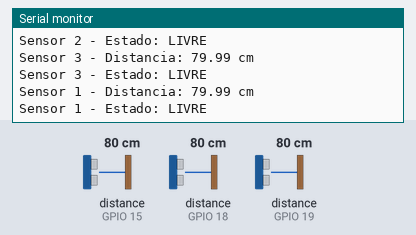
A program run on a simulated ESP32. On the bench: the last lines printed to the serial monitor. Wiring (inferred from the names in the program): 3 × ultrasonic range finder: trigger GPIO 21, echo GPIO 15 / trigger GPIO 22, echo GPIO 19 / trigger GPIO 23, echo GPIO 18. The inputs (shaded band) are chosen by the test bench; at power-on: distance to the obstacle (sensors on GPIO 15, GPIO 18, GPIO 19) 80 cm. The echo pulse lasts 58.3 µs per cm; WiFi joins after 1.5 s; servers stay silent unless stated; no MQTT or app messages arrive unless stated; not simulated (calls return 0 or success): secrets.h; names the files do not define were given values by the test bench: MQTT_PORT = 1883.

Above: at 2.7 s.
2.8 s: distance to the obstacle (sensor on GPIO 15) set to 33 cm
At 3.03 s:
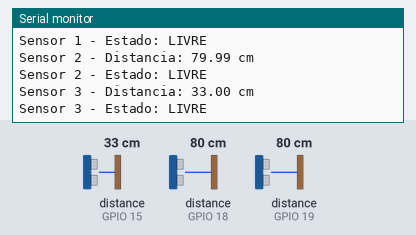
5.2 s: distance to the obstacle (sensor on GPIO 15) set to 29 cm
At 7.51 s:
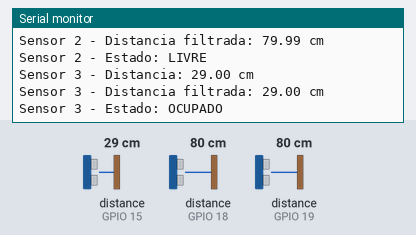
Timing chart, 0 to 9.0 s (numbered marks = the images above; inputs shaded):
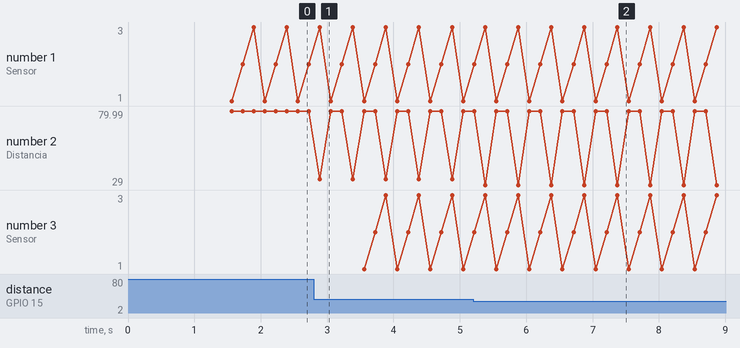

Measured:
- the behaviour switches between 31 and 30 cm on distance to the obstacle (sensor on GPIO 15) (found by bisection; images 1 and 2)
- after the input at 2.8 s, the serial monitor: prints a new line after 0.09 s (image 1)
- after the input at 5.2 s, the serial monitor: prints a new line after 0.18 s (image 2)

The program:

main.cpp
```cpp
// Projeto: Monitoramento de ocupacao com ESP32
#include <Arduino.h>
#include <WiFi.h>
#include <PubSubClient.h>
#include "secrets.h"

///////////////////////////////////////////////////////////////// DEFINIÇÃO DOS PINOS DO SENSOR HCSR04 ////////////////////////////////////////////////////////////////////////////////////////////////////////
// SENSOR 1
#define TRIG1 23
#define ECHO1 18

// SENSOR 2
#define TRIG2 22
#define ECHO2 19

// SENSOR 3
#define TRIG3 21
#define ECHO3 15

///////////////////////////////////////////////////////////// ESTRUTURA DE DADOS DOS SENSORES /////////////////////////////////////////////////////////////
struct Sensor
{
    int numero;
    int trig;
    int echo;

    float leituras[5];
    int indiceLeitura = 0;
    int quantidadeLeituras = 0;

    float distanciaFiltrada = 0;
    bool filtroPronto = false;

    bool ocupado = false;

    int contadorOcupado = 0;
    int contadorLivre = 0;

    bool estadoAnterior = false;
};

// INSTÂNCIAS DOS TRÊS SENSORES
Sensor sensor1;
Sensor sensor2;
Sensor sensor3;

//////////////////////////////////////////// CONFIGURAÇÃO DOS PINOS DE CADA SENSOR ////////////////////////////////////////////
void configurarSensores()
{
    sensor1.numero = 1;
    sensor1.trig = TRIG1;
    sensor1.echo = ECHO1;

    sensor2.numero = 2;
    sensor2.trig = TRIG2;
    sensor2.echo = ECHO2;

    sensor3.numero = 3;
    sensor3.trig = TRIG3;
    sensor3.echo = ECHO3;
}
////////////////////////////////////////////////////////// BLOCO DE VARIÁVEIS GLOBAIS ////////////////////////////////////////////////////////////////////////////////////////////////////////

unsigned long ultimaLeitura = 0; // Responsável por armazenar o tempo da última leitura do sensor HCSR04
unsigned long ultimaPublicacao = 0; // Responsável por armazenar o tempo da última publicação MQTT

unsigned long ultimaTentativaMQTT = 0; // Responsável por armazenar o tempo da última tentativa de conexão MQTT
const unsigned long intervaloReconexaoMQTT = 5000; // Tempo por tentativa de reconexão MQTT (5 segundos)

// Nossas funções
void lerDistancia(Sensor &sensor); // Função que realiza a leitura do sensor HCSR04 e armazena no vetor de leituras
void ordenarLeituras(float vetor[]); // Função que ordena o vetor de leituras válidas utilizando o algoritmo Bubble Sort
float calcularMediana(Sensor &sensor); // Função que calcula a mediana das últimas 5 leituras válidas do sensor HCSR04
void verificarOcupacao(Sensor &sensor); // Função que verifica se o espaço está ocupado ou livre com base na distância filtrada
void conectarWiFi(); // Função que realiza a conexão do ESP32 à rede Wi-Fi
void conectarMQTT(); // Função que realiza a conexão do ESP32 ao broker MQTT e publica o status online/offline
bool publicarMQTT(); // Função que publica os dados de ocupação no broker MQTT

bool publicacaoPendente = false; // Variável global que indica se há uma publicação pendente no broker MQTT

// CONTROLE DO ESTADO DE OCUPAÇÃO

float limiteOcupado = 30.0; // limite inferior de distância.
float limiteLivre = 35.0; // limite superior de distância.

// CONTROLE DE LEITURA DOS TRÊS SENSORES
int proximoSensor = 0;
const unsigned long intervaloLeituraSensor = 166;
///////////////////////////////////////////////////////////////////////////////////////////////////////////// CONFIGURAÇÕES WI-FI E MQTT ////////////////////////////////////////////////////////////////////////////////////////////////////////

// CONFIGURAÇÕES WI-FI
const char* ssid = WIFI_SSID;
const char* senhaWifi = WIFI_PASSWORD;

// CONFIGURAÇÕES MQTT
const char* mqttServidor = MQTT_SERVER;
const int mqttPorta = MQTT_PORT;


const char* topicoDados = "inatel/esp32/dados";
const char* topicoStatus = "inatel/esp32/status";

WiFiClient espClient;
PubSubClient mqttClient(espClient);

//////////////////////////////////////////////////////////////// FUNÇÃO PARA LER A DISTÂNCIA DO SENSOR HCSR04 ////////////////////////////////////////////////////////////////////////////////////////////////////////
void lerDistancia(Sensor &sensor)
{
    // Disparo do sensor ultrassônico
    digitalWrite(sensor.trig, LOW);
    delayMicroseconds(2);

    digitalWrite(sensor.trig, HIGH);
    delayMicroseconds(10);

    digitalWrite(sensor.trig, LOW);

    // Medição do tempo de retorno do eco
    unsigned long duracao = pulseIn(sensor.echo, HIGH, 30000);

    if (duracao == 0)
    {
        Serial.println("Nenhum eco recebido!");
        return;
    }

    // Cálculo da distância em centímetros
    float distanciaCm = (duracao * 0.0343) / 2;

    // Armazenamento da leitura no vetor do sensor
    sensor.leituras[sensor.indiceLeitura] = distanciaCm;
    sensor.indiceLeitura++;

    if (sensor.quantidadeLeituras < 5)
    {
        sensor.quantidadeLeituras++;
    }

    sensor.filtroPronto = (sensor.quantidadeLeituras == 5);

    if (sensor.indiceLeitura >= 5)
    {
        sensor.indiceLeitura = 0;
    }

    // Distância no monitor serial
    Serial.print("Sensor ");
    Serial.print(sensor.numero);
    Serial.print(" - Distancia: ");
    Serial.print(distanciaCm);
    Serial.println(" cm");

    // Processamento da distância filtrada
    if (sensor.filtroPronto)
    {
        sensor.distanciaFiltrada = calcularMediana(sensor);

        Serial.print("Sensor ");
        Serial.print(sensor.numero);
        Serial.print(" - Distancia filtrada: ");
        Serial.print(sensor.distanciaFiltrada);
        Serial.println(" cm");

        verificarOcupacao(sensor);
    }

    // Verificação de mudança no estado de ocupação
    if (sensor.ocupado)
    {
        Serial.print("Sensor ");
        Serial.print(sensor.numero);
        Serial.println(" - Estado: OCUPADO");
    }
    else
    {
        Serial.print("Sensor ");
        Serial.print(sensor.numero);
        Serial.println(" - Estado: LIVRE");
    }
}


/////////////////////////// FUNÇÃO BUBBLESORT PARA ORDENAR O VETOR DAS LEITUAS VALIDAS ///////////////////////////////////
void ordenarLeituras(float vetor[])
{
    for (int i = 0; i < 4; i++)
    {
        for (int j = 0; j < 4 - i; j++)
        {
            if (vetor[j] > vetor[j + 1])
            {
                float temporaria = vetor[j];

                vetor[j] = vetor[j + 1];

                vetor[j + 1] = temporaria;
            }
        }
    }
}

/////////////////////////////////// FUNÇÃO PARA CALCULAR A MEDIANA /////////////////////////////////////////
float calcularMediana(Sensor &sensor)
{
    float copiaLeituras[5];

    for (int i = 0; i < 5; i++)
    {
        copiaLeituras[i] = sensor.leituras[i];
    }

    ordenarLeituras(copiaLeituras);

    return copiaLeituras[2];
}

///////////////////////////////////////////// FUNÇÃO PARA VERIFICAR A OCUPAÇÃO /////////////////////////////////////
void verificarOcupacao(Sensor &sensor)
{
    if (!sensor.ocupado)
    {
        // Verifica se existe uma possível ocupação
        if (sensor.distanciaFiltrada < limiteOcupado)
        {
            sensor.contadorOcupado++;
        }
        else
        {
            sensor.contadorOcupado = 0;
        }

        // Confirma a ocupação após 3 leituras consecutivas
        if (sensor.contadorOcupado >= 3)
        {
            sensor.ocupado = true;
            sensor.contadorOcupado = 0;
            sensor.contadorLivre = 0;
        }
    }
    else
    {
        // Verifica se existe uma possível liberação
        if (sensor.distanciaFiltrada > limiteLivre)
        {
            sensor.contadorLivre++;
        }
        else
        {
            sensor.contadorLivre = 0;
        }

        // Confirma a liberação após 3 leituras consecutivas
        if (sensor.contadorLivre >= 3)
        {
            sensor.ocupado = false;
            sensor.contadorLivre = 0;
            sensor.contadorOcupado = 0;
        }
    }
}


//////////////////////////////////////////////////// FUNÇÃO PARA CONECTAR AO WI-FI ///////////////////////////////////
void conectarWiFi()
{
    Serial.println("Conectando ao Wi-Fi...");

    WiFi.begin(ssid, senhaWifi);

    while (WiFi.status() != WL_CONNECTED)
    {
        delay(500);
        Serial.print(".");
    }

    Serial.println();
    Serial.println("Wi-Fi conectado!");

    Serial.print("Endereco IP: ");
    Serial.println(WiFi.localIP());
}

////////////////////////////////////////////// FUNÇÃO PARA CONECTAR AO BROKER MQTT /////////////////////////////
void conectarMQTT()
{
    Serial.println("Tentando conectar ao MQTT...");

    if (mqttClient.connect(
        "esp32-monitor-ocupacao",
        topicoStatus,
        1,
        true,
        "{\"dispositivo\":\"esp32\",\"status\":\"desconectado\"}"
    ))
    {
        Serial.println("Conectado ao broker MQTT!");

        mqttClient.publish(
            topicoStatus,
            "{\"dispositivo\":\"esp32\",\"status\":\"conectado\"}",
            true
        );

        // Sinaliza que os dados atuais precisam ser publicados
        publicacaoPendente = true;
    }
    else
    {
        Serial.print("Falha na conexao. Estado: ");
        Serial.println(mqttClient.state());
    }
}

/////////////////////////////////////////////////////////////// FUNÇÃO PARA PUBLICAR OS DADOS NO BROKER MQTT DOS TRÊS SENSORES /////////////////////////////
bool publicarMQTT()
{
    // Buffer para armazenar o JSON dos três sensores
    char mensagem[300];

    // Montagem da mensagem JSON
    int tamanho = snprintf(mensagem, sizeof(mensagem),
        "{\"dispositivo\":\"esp32\",\"projeto\":\"ocupacao\",\"sensores\":{"
        "\"sensor1\":{\"distancia_cm\":%.2f,\"ocupado\":%d},"
        "\"sensor2\":{\"distancia_cm\":%.2f,\"ocupado\":%d},"
        "\"sensor3\":{\"distancia_cm\":%.2f,\"ocupado\":%d}"
        "}}",
        sensor1.distanciaFiltrada, sensor1.ocupado ? 1 : 0,
        sensor2.distanciaFiltrada, sensor2.ocupado ? 1 : 0,
        sensor3.distanciaFiltrada, sensor3.ocupado ? 1 : 0
    );

    // Verifica se o JSON foi montado corretamente
    if (tamanho < 0 || tamanho >= sizeof(mensagem))
    {
        Serial.println("Erro ao montar mensagem JSON!");
        return false;
    }

    // Verifica a conexão MQTT
    if (mqttClient.connected())
    {
        if (mqttClient.publish(topicoDados, mensagem))
        {
            Serial.println("Dados dos tres sensores publicados com sucesso!");
            return true;
        }
        else
        {
            Serial.println("Falha ao publicar dados MQTT!");
            return false;
        }
    }

    return false;
}

void setup()
{
    Serial.begin(115200);

// Configuração dos três sensores
configurarSensores();

pinMode(sensor1.trig, OUTPUT);
pinMode(sensor1.echo, INPUT);

pinMode(sensor2.trig, OUTPUT);
pinMode(sensor2.echo, INPUT);

pinMode(sensor3.trig, OUTPUT);
pinMode(sensor3.echo, INPUT);

    // Conexão Wi-Fi
    conectarWiFi();

    // Configuração e conexão MQTT
    mqttClient.setServer(mqttServidor, mqttPorta);
    conectarMQTT();
}

void loop()
{
    // Verifica a conexão MQTT
    if (mqttClient.connected())
    {
        mqttClient.loop();

        // Verifica se existe uma publicação pendente
        if (publicacaoPendente)
        {
            if (publicarMQTT())
            {
                publicacaoPendente = false;
            }
        }

        // Publicação periódica a cada 10 segundos
        if (!publicacaoPendente && millis() - ultimaPublicacao >= 10000)
        {
            if (publicarMQTT())
        {
          ultimaPublicacao = millis();
        }
        }
    }
    else
    {
        // Tenta reconectar a cada 5 segundos
        if (millis() - ultimaTentativaMQTT >= intervaloReconexaoMQTT)
        {
            ultimaTentativaMQTT = millis();
            conectarMQTT();
        }
    }


// Leitura sequencial dos três sensores
if (millis() - ultimaLeitura >= intervaloLeituraSensor)
{
    ultimaLeitura = millis();

    switch (proximoSensor)
    {
        case 0:
            lerDistancia(sensor1);
            break;

        case 1:
            lerDistancia(sensor2);
            break;

        case 2:
            lerDistancia(sensor3);
            break;
    }

    // Avança para o próximo sensor
    proximoSensor++;

    if (proximoSensor >= 3)
    {
        proximoSensor = 0;
    }
}
}
```
